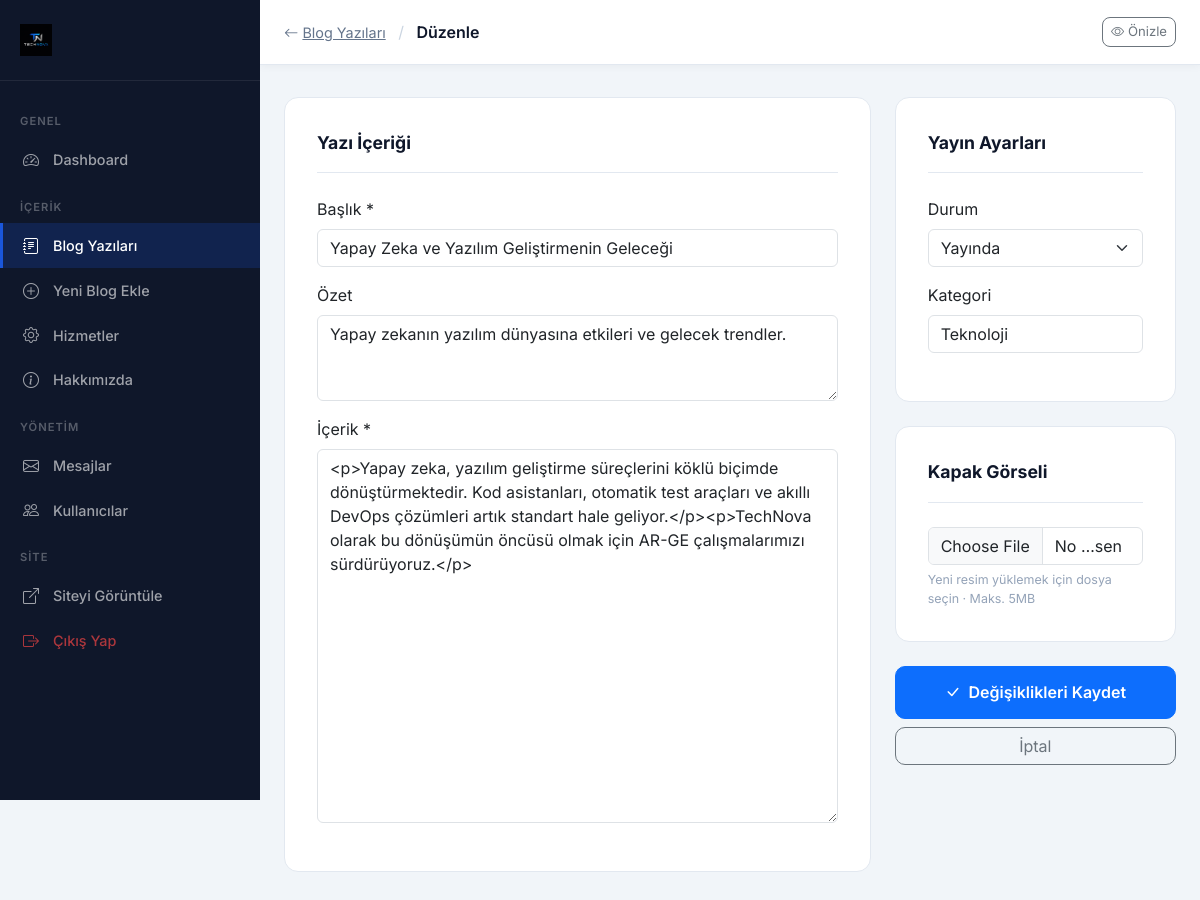
The page /admin/blog-duzenle.php?id=1 (signed in) on the database its author committed.
### tables this page shows
CREATE TABLE `blog` (
  `id` int(11) NOT NULL AUTO_INCREMENT,
  `baslik` varchar(255) NOT NULL,
  `ozet` text DEFAULT NULL,
  `icerik` longtext NOT NULL,
  `resim` varchar(255) DEFAULT NULL,
  `kategori` varchar(100) DEFAULT NULL,
  `yazar_id` int(11) DEFAULT NULL,
  `tarih` datetime NOT NULL DEFAULT CURRENT_TIMESTAMP,
  `durum` enum('yayinda','taslak') NOT NULL DEFAULT 'yayinda',
  PRIMARY KEY (`id`),
  KEY `yazar_id` (`yazar_id`),
  CONSTRAINT `blog_ibfk_1` FOREIGN KEY (`yazar_id`) REFERENCES `kullanicilar` (`id`) ON DELETE SET NULL
);

### admin/blog-duzenle.php (the view, shortened to what this page needs)
<?php
require_once '../config.php';
$id = filter_input(INPUT_GET, 'id', FILTER_VALIDATE_INT);
$stmt = $pdo->prepare("SELECT * FROM blog WHERE id=?");
$stmt->execute([$id]);
$blog = $stmt->fetch();
?>
<!DOCTYPE html>
<html lang="tr">
<head>
<link href="https://cdn.jsdelivr.net/npm/bootstrap@5.3.2/dist/css/bootstrap.min.css" rel="stylesheet">
<link href="https://cdn.jsdelivr.net/npm/bootstrap-icons@1.11.3/font/bootstrap-icons.css" rel="stylesheet">
<link href="<?= SITE_URL ?>/assets/css/admin.css" rel="stylesheet">
</head>
<body>
<aside class="admin-sidebar">
  <div class="sidebar-brand">
    <img src="<?= SITE_URL ?>/assets/img/logo.png" alt="TechNova" class="sidebar-logo">
  </div>
  <nav class="sidebar-nav">
    <div class="sidebar-label">Genel</div>
    <a href="<?= SITE_URL ?>/admin/index.php" class="sidebar-link"><i class="bi bi-speedometer2"></i> Dashboard</a>
    <div class="sidebar-label">İçerik</div>
    <a href="<?= SITE_URL ?>/admin/blog.php" class="sidebar-link active"><i class="bi bi-journal-text"></i> Blog Yazıları</a>
    <a href="<?= SITE_URL ?>/admin/blog-ekle.php" class="sidebar-link"><i class="bi bi-plus-circle"></i> Yeni Blog Ekle</a>
    <a href="<?= SITE_URL ?>/admin/hizmetler.php" class="sidebar-link"><i class="bi bi-gear"></i> Hizmetler</a>
    <a href="<?= SITE_URL ?>/admin/hakkimizda.php" class="sidebar-link"><i class="bi bi-info-circle"></i> Hakkımızda</a>
    <div class="sidebar-label">Yönetim</div>
    <a href="<?= SITE_URL ?>/admin/mesajlar.php" class="sidebar-link"><i class="bi bi-envelope"></i> Mesajlar</a>
    <a href="<?= SITE_URL ?>/admin/kullanicilar.php" class="sidebar-link"><i class="bi bi-people"></i> Kullanıcılar</a>
    <div class="sidebar-label">Site</div>
    <a href="<?= SITE_URL ?>" target="_blank" class="sidebar-link"><i class="bi bi-box-arrow-up-right"></i> Siteyi Görüntüle</a>
    <a href="<?= SITE_URL ?>/cikis.php" class="sidebar-link" style="color:rgba(239,68,68,0.7);"><i class="bi bi-box-arrow-right"></i> Çıkış Yap</a>
  </nav>
</aside>
<div class="admin-main">
  <div class="admin-topbar">
    <div>
      <a href="<?= SITE_URL ?>/admin/blog.php" style="color:#64748B; font-size:0.9rem;"><i class="bi bi-arrow-left me-1"></i>Blog Yazıları</a>
      <span style="color:#CBD5E1; margin:0 8px;">/</span>
      <span style="font-weight:600; color:#0F172A;">Düzenle</span>
    </div>
    <a href="<?= SITE_URL ?>/blog-detay.php?id=<?= $id ?>" target="_blank" class="btn btn-outline-secondary btn-sm" style="border-radius:8px; font-size:0.82rem;"><i class="bi bi-eye me-1"></i>Önizle</a>
  </div>
  <div class="admin-content">
    <form method="post" enctype="multipart/form-data">
      <div class="row g-4">
        <div class="col-lg-8">
          <div class="form-card mb-4">
            <div class="card-title">Yazı İçeriği</div>
            <div class="mb-3">
              <label class="form-label">Başlık *</label>
              <input type="text" name="baslik" class="form-control" required maxlength="255" value="<?= htmlspecialchars($blog['baslik']) ?>">
            </div>
            <div class="mb-3">
              <label class="form-label">Özet</label>
              <textarea name="ozet" class="form-control" rows="3" maxlength="500"><?= htmlspecialchars($blog['ozet'] ?? '') ?></textarea>
            </div>
            <div class="mb-3">
              <label class="form-label">İçerik *</label>
              <textarea name="icerik" id="icerik" class="form-control" rows="15" required><?= htmlspecialchars($blog['icerik']) ?></textarea>
            </div>
          </div>
        </div>
        <div class="col-lg-4">
          <div class="form-card mb-4">
            <div class="card-title">Yayın Ayarları</div>
            <div class="mb-3">
              <label class="form-label">Durum</label>
              <select name="durum" class="form-select">
                <option value="yayinda" <?= $blog['durum']==='yayinda' ? 'selected' : '' ?>>Yayında</option>
              </select>
            </div>
            <div class="mb-3">
              <label class="form-label">Kategori</label>
              <input type="text" name="kategori" class="form-control" maxlength="100" value="<?= htmlspecialchars($blog['kategori'] ?? '') ?>">
            </div>
          </div>
          <div class="form-card mb-4">
            <div class="card-title">Kapak Görseli</div>
            <input type="file" name="resim" id="resimInput" class="form-control" accept="image/jpeg,image/png,image/webp,image/gif">
            <small style="color:#94A3B8; font-size:0.78rem; display:block; margin-top:0.4rem;">Yeni resim yüklemek için dosya seçin · Maks. 5MB</small>
          </div>
          <button type="submit" class="btn btn-primary w-100" style="border-radius:10px; padding:0.85rem; font-weight:600;">
            <i class="bi bi-check-lg me-2"></i>Değişiklikleri Kaydet
          </button>
          <a href="<?= SITE_URL ?>/admin/blog.php" class="btn btn-outline-secondary w-100 mt-2" style="border-radius:10px;">İptal</a>
        </div>
      </div>
    </form>
  </div>
</div>
</body>
</html>

### assets/css/admin.css (style rules this page uses)
:root { --sidebar-bg: #0F172A; --sidebar-width: 260px; --primary: #1A56DB; --accent: #06B6D4; --text: #334155; --border: #E2E8F0; --light: #F8FAFC; }
body { background: #F1F5F9; font-family: 'Inter', sans-serif; }
.admin-sidebar { position: fixed; top: 0; left: 0; width: var(--sidebar-width); height: 100vh; background: var(--sidebar-bg); overflow-y: auto; z-index: 1040; transition: all 0.3s; }
.sidebar-brand { padding: 1.5rem 1.25rem; border-bottom: 1px solid rgba(255,255,255,0.08); display: flex; align-items: center; gap: 10px; }
.sidebar-logo { height: 32px; width: auto; object-fit: contain; display: inline-block; max-width: 85%; }
.sidebar-nav { padding: 1rem 0; }
.sidebar-label { padding: 0.5rem 1.25rem; font-size: 0.7rem; text-transform: uppercase; letter-spacing: 1px; color: rgba(255,255,255,0.3); font-weight: 600; margin-top: 0.5rem; }
.sidebar-link { display: flex; align-items: center; gap: 10px; padding: 0.65rem 1.25rem; color: rgba(255,255,255,0.6); font-size: 0.9rem; font-weight: 500; transition: all 0.2s; text-decoration: none; border-left: 3px solid transparent; }
.sidebar-link i { font-size: 1rem; width: 20px; }
.sidebar-link.active { color: white; background: rgba(26, 86, 219, 0.2); border-left-color: var(--primary); }
.admin-main { margin-left: var(--sidebar-width); min-height: 100vh; }
.admin-topbar { background: white; border-bottom: 1px solid var(--border); padding: 0 1.5rem; height: 65px; display: flex; align-items: center; justify-content: space-between; position: sticky; top: 0; z-index: 999; box-shadow: 0 2px 8px rgba(0,0,0,0.04); }
.admin-content { padding: 2rem 1.5rem; }
.form-card { background: white; border-radius: 14px; border: 1px solid var(--border); padding: 2rem; }
.form-card .card-title { font-size: 1.1rem; font-weight: 700; color: #0F172A; margin-bottom: 1.5rem; padding-bottom: 1rem; border-bottom: 1px solid var(--border); }

### rows shown on the page
blog: baslik "Yapay Zeka ve Yazılım Geliştirmenin Geleceği", ozet "Yapay zekanın yazılım dünyasına etkileri ve gelecek trendler.", icerik "<p>Yapay zeka, yazılım geliştirme süreçlerini köklü biçimde dönüştürmektedir. Kod asistanları, otomatik test araçları ve akıllı DevOps çözümleri artık standart hale geliyor.</p><p>TechNova olarak bu dönüşümün öncüsü olmak için AR-GE çalışmalarımızı sürdürüyoruz.</p>", durum "Yayında", kategori "Teknoloji"
